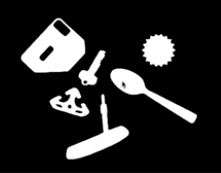
#> input picture camera_and_imaging/multiple_objects.png, 221 x 173 px
$ python segmenting_binary_images.py
#> lines starting #> are read from the running program, lines starting #| are printed output that depends on the picture; after the words box and inside, x2 and y2 are one past the last pixel; in counts of white or black regions, pixels touching at a corner belong together
import timeit
from collections import Counter, defaultdict
from disjoint_set import DisjointSet
import numpy as np
import cv2
import matplotlib.pyplot as plt


timing_number = 100  # number of times to time a function
width = 100
height = 100
img=cv2.imread("multiple_objects.png", cv2.IMREAD_GRAYSCALE)
#> img is the input picture: shape (173, 221); min 0, max 255, mean 39.2
# img=cv2.imread("glue_gray.png", cv2.IMREAD_GRAYSCALE)
# img=cv2.imread("sample.png", cv2.IMREAD_GRAYSCALE)
img = cv2.resize(img, (width, height))
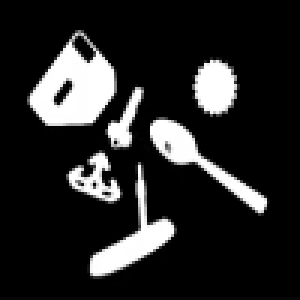
#> img: shape (100, 100) (shown 3 times larger); min 0, max 255, mean 39.1
threshold = 25
# threshold = 40

binary_image = threshold <= img
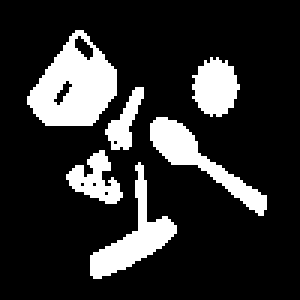
#> binary_image: shape (100, 100) bool (shown 3 times larger); 17.9% white; 6 white regions, box (x1, y1, x2, y2) and area: (9, 10, 39, 42) 587, (30, 54, 59, 93) 342, (50, 39, 89, 72) 337, (64, 19, 80, 39) 227, (22, 50, 41, 68) 172, (35, 29, 48, 50) 122

##

plt.imshow(binary_image, cmap="gray")
plt.show(block = False)

##

def sequentialLabeling(binary_image):
    # https://www.coursera.org/learn/cameraandimaging/ungradedWidget/cxflb/4-3-segmenting-binary-images
    labels = np.zeros_like(binary_image, dtype="int")
    labels[0][0] = 1
    labels[0][1] = 2
    labels[1][0] = 3
    new_label = 4


#> (the run stopped early here; a loop or call above may not have finished)
